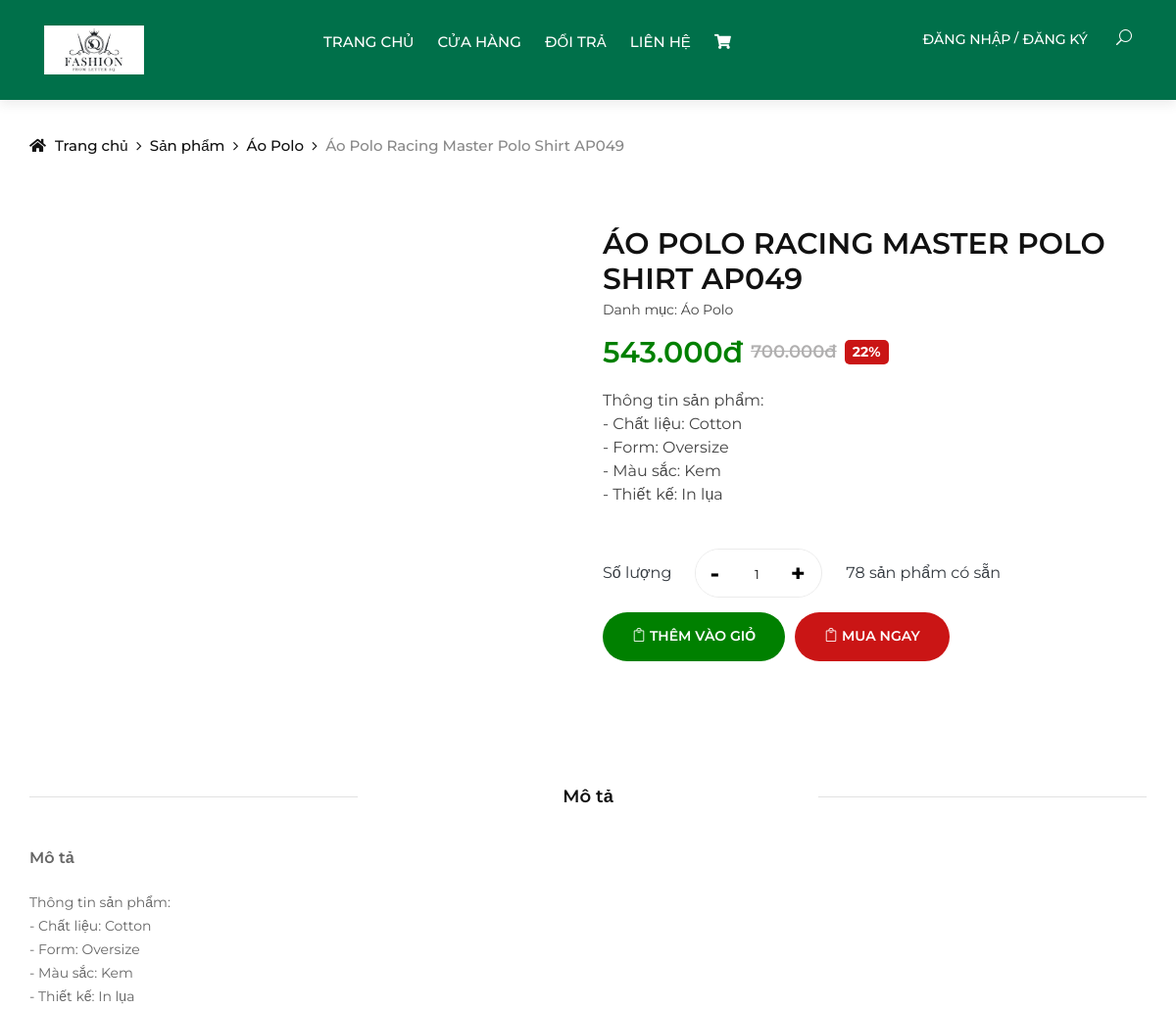
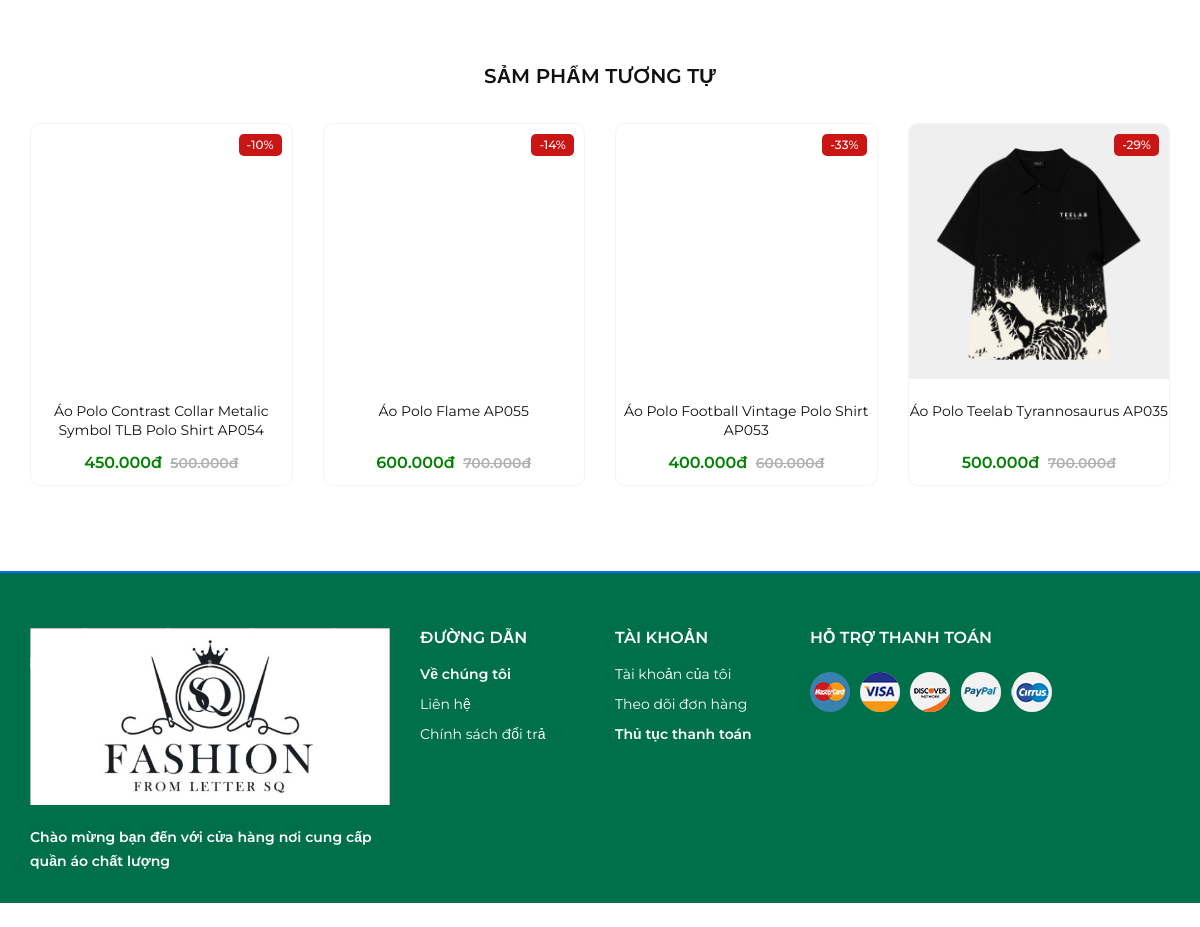
Screenshot of /index.php?url=chitietsanpham&id_sp=51&id_dm=4 with the database file from the repository (2 pictures, top to bottom).
### tables this page shows
CREATE TABLE `categories` (
  `category_id` int(11) NOT NULL,
  `name` varchar(255) NOT NULL,
  `image` varchar(255) NOT NULL,
  `status` tinyint(1) NOT NULL DEFAULT 1
);

CREATE TABLE `products` (
  `product_id` int(11) NOT NULL,
  `category_id` int(11) NOT NULL,
  `name` varchar(255) NOT NULL,
  `image` varchar(255) NOT NULL,
  `quantity` int(11) NOT NULL,
  `sell_quantity` int(11) NOT NULL DEFAULT 0,
  `price` int(11) NOT NULL,
  `sale_price` int(11) NOT NULL,
  `create_date` datetime NOT NULL DEFAULT current_timestamp(),
  `views` int(11) NOT NULL DEFAULT 0,
  `details` text NOT NULL,
  `short_description` text NOT NULL,
  `status` tinyint(1) NOT NULL DEFAULT 1
);

### models/pdo_library.php (called while the page is built, shortened)
<?php
function pdo_query($sql){
    $sql_args = array_slice(func_get_args(), 1);
    try{
        $conn = pdo_get_connection();
        $stmt = $conn->prepare($sql);
        $stmt->execute($sql_args);
        $rows = $stmt->fetchAll();
        return $rows;
    }
    catch(PDOException $e){
        throw $e;
    }
    finally{
        unset($conn);
    }
}
function pdo_query_one($sql){
    $sql_args = array_slice(func_get_args(), 1);
    try{
        $conn = pdo_get_connection();
        $stmt = $conn->prepare($sql);
        $stmt->execute($sql_args);
        $row = $stmt->fetch(PDO::FETCH_ASSOC);
        return $row;
    }
    catch(PDOException $e){
        throw $e;
    }
    finally{
        unset($conn);
    }
}
?>

### models/CategoryModel.php (called while the page is built, shortened)
<?php
    class CategoryModel {
        public function select_name_categories() {
            $sql = "SELECT category_id, name FROM categories";
            return pdo_query($sql);
        }
    }
?>

### models/ProductModel.php (called while the page is built, shortened)
<?php
class ProductModel
{
    public function select_products_by_id($id)
    {
        $sql = "SELECT * FROM products WHERE product_id = ?";
        return pdo_query_one($sql, $id);
    }
    public function select_products_similar($id)
    {
        $sql = "SELECT * FROM products
                WHERE category_id = ?
                ORDER BY product_id
                LIMIT 4";
        return pdo_query($sql, $id);
    }
    public function discount_percentage($price, $sale_price)
    {
        $discount_percentage = ($price - $sale_price) / $price * 100;
        return round($discount_percentage, 0) . "%";
    }
    public function formatted_price($price)
    {
        return number_format($price, 0, ',', '.') . 'đ';
    }
}
$ProductModel = new ProductModel();

### views/chi-tiet-sp.php (the view, shortened to what this page needs)
<?php
if (isset($_GET['id_sp'])) {
    $id_sp = $_GET['id_sp'];
    $id_danhmuc = $_GET['id_dm'];
    $product_details = $ProductModel->update_views($id_sp);
    $product_details = $ProductModel->select_products_by_id($id_sp);
    $similar_product = $ProductModel->select_products_similar($id_danhmuc);
    $name_catgoty = $CategoryModel->select_name_categories();
}
?>
<?php
extract($product_details);
$discount_percentage = $ProductModel->discount_percentage($price, $sale_price);
?>
<div class="breadcrumb-option">
    <div class="container">
        <div class="row">
            <div class="col-lg-12">
                <div class="breadcrumb__links">
                    <a href="index.php"><i class="fa fa-home"></i> Trang chủ</a>
                    <a href="index.php?url=cua-hang">Sản phẩm </a>
                    <a href="index.php?url=danh-muc-san-pham&id=<?= $id_danhmuc ?>">
                        <?php
                        foreach ($name_catgoty as $value) {
                            if ($value['category_id'] == $id_danhmuc) {
                                echo $value['name'];
                            }
                        }
                        ?>
                    </a>
                    <span><?= $name ?></span>
                </div>
            </div>
        </div>
    </div>
</div>
<section class="product-details spad">
    <div class="container">
        <div class="row">
            <div class="col-lg-6">
                <div class="product__details__pic">
                    <div class="product__details__slider__content">
                        <div class="product__details__pic__slider owl-carousel">
                        </div>
                    </div>
                </div>
            </div>
            <div class="col-lg-6">
                <div class="product__details__text">
                    <h3><?= $name ?>
                        <span>
                            Danh mục:
                            <?php
                            foreach ($name_catgoty as $value) {
                                if ($value['category_id'] == $id_danhmuc) {
                                    echo $value['name'];
                                }
                            }
                            ?>
                        </span>
                    </h3>
                    <div class="product__details__price">
                        <?= $ProductModel->formatted_price($sale_price); ?>
                        <span class="ml-2">
                            <?= $ProductModel->formatted_price($price); ?>
                        </span>
                        <div class="label_right ml-2"><?= $discount_percentage ?></div>
                    </div>
                    <div class="short__description">
                        <?= $short_description ?>
                    </div>
                    <?php if ($quantity == 0) { ?>
                        <div class="quantity">
                            <button style="border: none;" type="submit" class="btn btn-warning">
                                Hết hàng
                            </button>
                        </div>
                    <?php } else { ?>
                        <div class="product__details__button">
                            <?php if (isset($_SESSION['user'])) { ?>
                                <form action="index.php?url=gio-hang" method="post">
                                    <div class="input-group d-flex align-items-center">
                                        <span class="text-dark">Số lượng</span>
                                        <div class="input-next-cart d-flex mx-4">
                                            <input type="button" value="-" class="button-minus" data-field="quantity">
                                            <input type="number" step="1" max="50" value="1" name="product_quantity" class="quantity-field-cart">
                                            <input type="button" value="+" class="button-plus" data-field="quantity">
                                        </div>
                                        <span class="text-dark"><?= $quantity ?> sản phẩm có sẵn</span>
                                    </div>
                                    <input value="<?= $product_id ?>" type="hidden" name="product_id">
                                    <input value="<?= $_SESSION['user']['id'] ?>" type="hidden" name="user_id">
                                    <input value="<?= $name ?>" type="hidden" name="name">
                                    <input value="<?= $image ?>" type="hidden" name="image">
                                    <input value="<?= $sale_price ?>" type="hidden" name="price">
                                    <input value="<?= $image ?>" type="hidden" name="image">
                                    <div class="quantity">
                                        <button name="add_to_cart" style="border: none;" type="submit" class="cart-btn btn-primary">
                                            <span class="icon_bag_alt"></span> Thêm vào giỏ
                                        </button>
                                        <button name="add_to_cart" type="submit" style="background-color: #ca1515; border: none;" class="cart-btn">
                                            <span class="icon_bag_alt"></span>Mua ngay
                                        </button>
                                    </div>
                                </form>
                            <?php } else { ?>
                                <div class="input-group d-flex align-items-center">
                                    <span class="text-dark">Số lượng</span>
                                    <div class="input-next-cart d-flex mx-4">
                                        <input type="button" value="-" class="button-minus" data-field="quantity">
                                        <input type="number" readonly step="1" max="50" value="1" name="product_quantity" class="quantity-field-cart">
                                        <input type="button" value="+" class="button-plus" data-field="quantity">
                                    </div>
                                    <span class="text-dark"><?= $quantity ?> sản phẩm có sẵn</span>
                                </div>
                                <div class="quantity">
                                    <button name="add_to_cart" onclick="alert('Vui lòng dăng nhập để thực hiện chức năng');" style="border: none;" type="submit" class="cart-btn btn-primary">
                                        <span class="icon_bag_alt"></span>
                                        <a href="dang-nhap" style="color: #ffffff;">Thêm vào giỏ</a>
                                    </button>
                                    <button name="add_to_cart" onclick="alert('Vui lòng dăng nhập để thực hiện chức năng');" type="submit" style="background-color: #ca1515; border: none;" class="cart-btn">
                                        <span class="icon_bag_alt"></span>
                                        <a href="dang-nhap" style="color: #ffffff;">Mua ngay</a>
                                    </button>
                                </div>
                            <?php } ?>
                        </div>
                    <?php } ?>
                </div>
            </div>
            <div class="col-lg-12">
                <div class="product__details__tab">
                    <ul class="nav nav-tabs" role="tablist">
                        <li class="nav-item">
                            <a class="nav-link active" data-toggle="tab" href="#tabs-1" role="tab">Mô tả</a>
                        </li>
                    </ul>
                    <div class="tab-content">
                        <div class="tab-pane active" id="tabs-1" role="tabpanel">
                            <h6>Mô tả</h6>
                            <p><?= $details ?></p>
                        </div>
                    </div>
                </div>
            </div>
        </div>
        <div class="row">
            <div class="col-lg-12 text-center">
                <div class="related__title">
                    <h5>SẢM PHẨM TƯƠNG TỰ</h5>
                </div>
            </div>
            <?php
            foreach ($similar_product as $value) {
                if (is_array($value)) {
                    extract($value);
                    $discount_percentage = $ProductModel->discount_percentage($price, $sale_price);
                }
            ?>
                <div class="col-lg-3 col-md-4 col-sm-6 mix">
                    <div class="product__item sale">
                        <div class="product__item__pic set-bg" data-setbg="upload/<?= $image ?>">
                            <div class="label_right sale">-<?= $discount_percentage ?></div>
                            <ul class="product__hover">
                            </ul>
                        </div>
                        <div class="product__item__text">
                            <h6 class="text-truncate-1">
                                <a href="index.php?url=chitietsanpham&id_sp=<?= $product_id ?>&id_dm=<?= $category_id ?>">
                                    <?= $name ?>
                                </a>
                            </h6>
                            <div class="product__price">
                                <?= $ProductModel->formatted_price($sale_price); ?>
                                <span><?= $ProductModel->formatted_price($price); ?> </span>
                            </div>
                        </div>
                    </div>
                </div>
            <?php } ?>
        </div>
    </div>
</section>

### views/chi-tiet-sp.php (style rules this page uses)
.label_right { font-size: 14px; color: #ffffff; font-weight: 700; display: inline-block; padding: 2px 8px; text-transform: uppercase; background: #ca1515; border-radius: 5px; }

### rows the page displays
categories: name "Áo Polo"
products: name "Áo Polo Racing Master Polo Shirt AP049", name "ÁO POLO RACING MASTER POLO SHIRT AP049", sale_price "543.000đ", discount_percentage "22%", short_description "Thông tin sản phẩm: - Chất liệu: Cotton - Form: Oversize - Màu sắc: Kem - Thiết kế: In lụa", quantity "78", details "Thông tin sản phẩm: - Chất liệu: Cotton - Form: Oversize - Màu sắc: Kem - Thiết kế: In lụa"
products: discount_percentage "10%", name "Áo Polo Contrast Collar Metalic Symbol TLB Polo Shirt AP054", sale_price "450.000đ", formatted_price "500.000đ"
products: discount_percentage "14%", name "Áo Polo Flame AP055", sale_price "600.000đ", formatted_price "700.000đ"
products: discount_percentage "33%", name "Áo Polo Football Vintage Polo Shirt AP053", sale_price "400.000đ", formatted_price "600.000đ"
products: shows a picture, discount_percentage "29%", name "Áo Polo Teelab Tyrannosaurus AP035", sale_price "500.000đ", formatted_price "700.000đ"

### other values shown
$ProductModel->formatted_price($price) "700.000đ"
